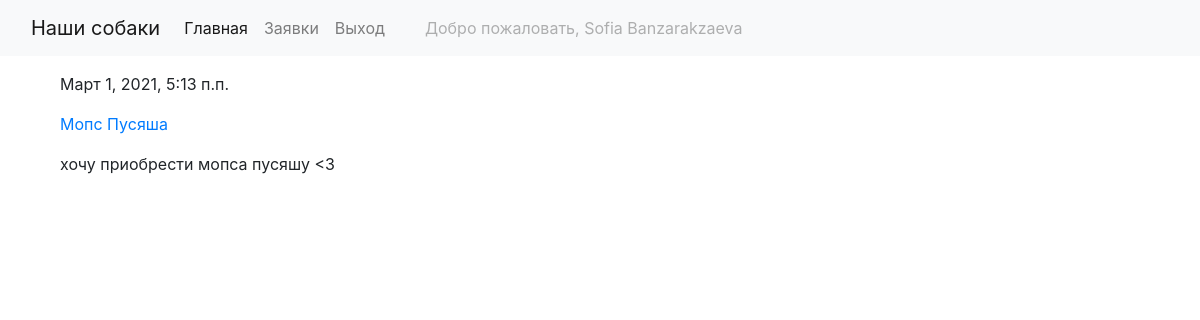
The app's page /deals/ (signed in) with its own data.
### blog/models.py (models this page shows, shortened)
class Deals(models.Model):
    client = models.ForeignKey(User, verbose_name='Клиент', on_delete=models.PROTECT, null=False)
    dogs = models.ForeignKey('Dogs', verbose_name='Собака', on_delete=models.PROTECT, null=False)
    additionalInfo = models.TextField(verbose_name='Дополнительная информация', blank=True)
    date = models.DateTimeField(verbose_name='Дата покупки',
                                auto_now_add=True)
    class Meta:
        verbose_name = 'Заявка на покупку'
        verbose_name_plural = 'Заявки на покупку'
        ordering = ['date']

class Dogs(models.Model):
    dogName = models.CharField(verbose_name='Имя',
                               max_length=50)
    description = models.TextField(verbose_name='Описание',
                                   blank=True)
    weight = models.FloatField(verbose_name='Вес',
                               blank=False)
    height = models.FloatField(verbose_name='Рост',
                               blank=False)
    age = models.FloatField(verbose_name='Возраст', blank=False)
    price = models.FloatField(verbose_name="Цена")
    photo = models.ImageField(verbose_name='Изображения',
                              upload_to='photos/%Y/%m/%d/', blank=True)
    character = models.ManyToManyField('Characters', verbose_name='Черты характера', blank=True)
    class Meta:
        verbose_name = 'Собака'
        verbose_name_plural = 'Собаки'

### blog/views.py (the view)
# urls.py: path('deals/', get_deals, name='deals'),
def get_deals(request):
    if request.user.is_staff:
        deals = Deals.objects.all()
    else:
        deals = Deals.objects.all().filter(client=request.user)
    context = {
        'deals': deals
    }
    return render(request, template_name='blog/deals.html', context=context)

### templates/blog/deals.html (shortened to what this page needs)
{% extends "layout/base.html" %}
{% block content %}
    {% for deal in deals %}
        <p>{{ deal.date}}</p>
        <p><a href="{% url 'by_dog' deal.dogs.pk %}">{{ deal.dogs.dogName }}</a></p>
        <p>{{ deal.additionalInfo }}</p>
    {% endfor %}
{% endblock %}

### templates/layout/base.html (shortened to what this page needs)
<!DOCTYPE html>
<html lang="en">
<head>
    <link rel="stylesheet" href="https://stackpath.bootstrapcdn.com/bootstrap/4.1.3/css/bootstrap.min.css">
</head>
<body>
<nav class="navbar navbar-expand-lg navbar-light bg-light">
<div class="container-fluid">
    <a class="navbar-brand" href="#">Наши собаки</a>
    <div class="collapse navbar-collapse" id="navbarSupportedContent">
      <ul class="navbar-nav me-auto mb-2 mb-lg-0">
        <li class="nav-item">
          <a class="nav-link active" aria-current="page" href="{% url 'index' %}">Главная</a>
        </li>
      {% if user.is_authenticated %}
      <li class="nav-item">
          <a class="nav-link" href="{% url 'deals' %}">Заявки</a>
        </li>
      <li class="nav-item">
          <a class="nav-link" href="{% url 'logout' %}">Выход</a>
        </li>
      <li class="nav-item">
          <a class="nav-link disabled ml-4" href="#" tabindex="-1" aria-disabled="true">Добро пожаловать, {{ user.first_name }} {{ user.last_name }}</a>
        </li>
      {% endif %}
      </ul>
    </div>
</div>
</nav>
<div class="container mt-3">
 <div class="col-md-9">
    <section>
        {% block content %}
        {% endblock %}
    </section>
 </div>
</div>
</body>
</html>

### records on screen
Deals: date "Март 1, 2021, 5:13 п.п.", dogs.dogName "Мопс Пусяша", additionalInfo "хочу приобрести мопса пусяшу <3"

### other values on screen
{{ user.first_name }} "Sofia"
{{ user.last_name }} "Banzarakzaeva"
